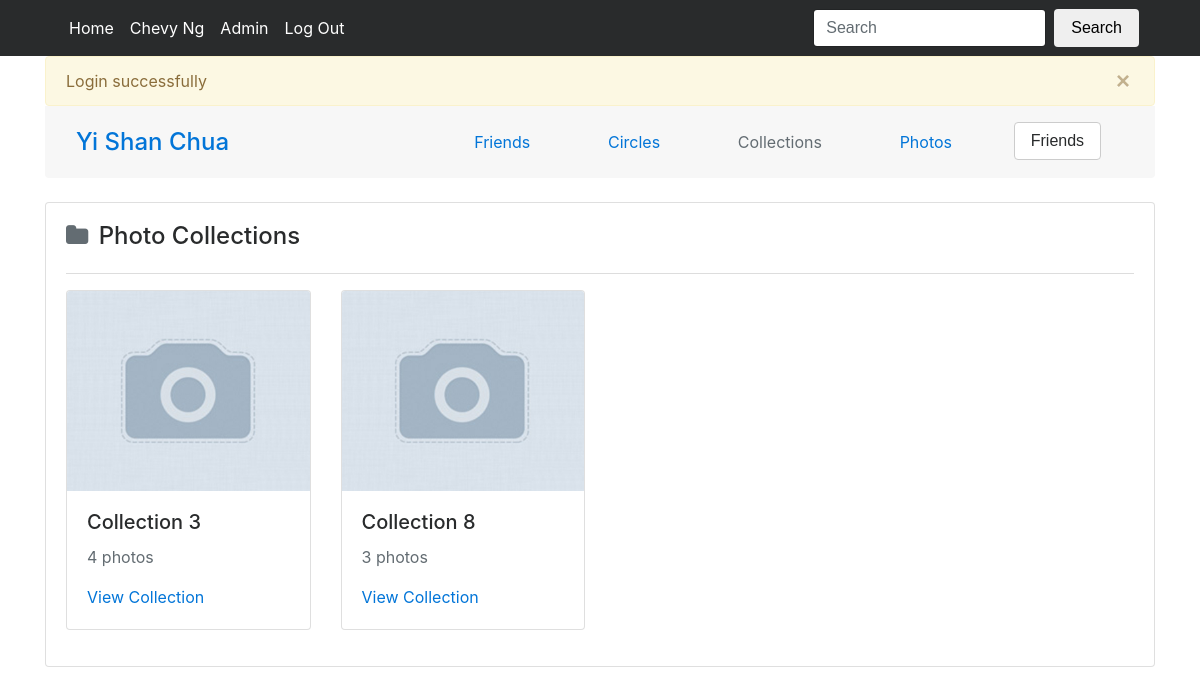
/2/collection (signed in), run on the app's committed database.
### tables this page shows
CREATE TABLE `user` (
	`userID` INT NOT NULL AUTO_INCREMENT,
	`first_name` VARCHAR(255) NOT NULL,
	`last_name` VARCHAR(255) NOT NULL,
	`email` VARCHAR(255) NOT NULL,
	`password` VARCHAR(255) NOT NULL,
	`privacy` TINYINT NOT NULL DEFAULT '1',
	`admin` TINYINT NOT NULL DEFAULT '0',
	`CREATED_AT` TIMESTAMP NOT NULL DEFAULT CURRENT_TIMESTAMP,
	`UPDATED_AT` TIMESTAMP NOT NULL,
	PRIMARY KEY (`userID`),
	UNIQUE (`email`)
);

CREATE TABLE `photoCollection` (
	`collectionID` INT NOT NULL AUTO_INCREMENT,
	`userID` INT NOT NULL,
	`accessRights` TINYINT NOT NULL DEFAULT '2',
	`CREATED_AT` TIMESTAMP NOT NULL DEFAULT CURRENT_TIMESTAMP,
	`UPDATED_AT` TIMESTAMP NOT NULL,
	PRIMARY KEY (`collectionID`),
	FOREIGN KEY (`userID`) REFERENCES `user`(`userID`) ON DELETE CASCADE ON UPDATE CASCADE
);

### application/controller/collection_controller.php (called while the page is built, shortened)
<?php
require_once APP . 'model/user.php';
require_once APP . 'model/collection.php';
class CollectionController
{
  function __construct()
  {
    if (isset($_SESSION['current_user'])) {
      $this->current_userID = $_SESSION['current_user']->userID;
    }
  }
  public function user_index($collection_userID)
  {
    $model = new User();
    $user = $model->find_by_id($collection_userID);
    if (can_access_user($this->current_userID, $collection_userID) == false) {
      $_SESSION['message'] = 'You dont have rights to view collections of ' . user_name($user->userID);
      Redirect(URL);
    }
    $is_friend = $model->is_friend($this->current_userID, $collection_userID);
    $model = new Collection();
    $collections_owned = $model->find_user_collection($collection_userID);
    require APP . 'view/_templates/header.php';
    require APP . 'view/collections/index.php';
    require APP . 'view/_templates/footer.php';
  }
}
?>

### public/index.php (called while the page is built, shortened)
<?php
require APP . 'libs/helper.php';
$app = new Application();
?>

### application/core/model.php (called while the page is built, shortened)
<?php
class Model
{
  private function openDatabaseConnection()
  {
    $options = array(PDO::ATTR_DEFAULT_FETCH_MODE => PDO::FETCH_OBJ, PDO::ATTR_ERRMODE => PDO::ERRMODE_WARNING);
    $this->db = new PDO(DB_TYPE . ':host=' . DB_HOST . ';dbname=' . DB_NAME . ';charset=' . DB_CHARSET, DB_USER, DB_PASS, $options);
  }
}
?>

### application/model/user.php (called while the page is built, shortened)
<?php
require_once APP . 'core/model.php';
class User extends Model
{
  public function find_by_id($userID)
  {
    $sql = "SELECT first_name, last_name, userID, email, password, privacy
            FROM user
            WHERE userID = :userID
            LIMIT 1";
    $query = $this->db->prepare($sql);
    $params = array(':userID' => $userID);
    $query->execute($params);
    return $query->fetch();
  }
  public function is_friend($userID,$userID_2)
  {
    $sql = "SELECT status
            FROM relationship
            WHERE
              (userID = :userID AND userID_2 = :userID_2)
              OR (userID = :userID_2  AND userID_2 = :userID)";
    $query = $this->db->prepare($sql);
    $params = array(':userID' => $userID,
                    ':userID_2' => $userID_2);
    $query->execute($params);
    return $query->fetch();
  }
}
?>

### application/libs/helper.php (called while the page is built, shortened)
<?php
function can_access_user($current_userID, $target_userID)
{
    require_once APP . 'model/user.php';
    $model = new User();
    $target_user = $model->find_by_id($target_userID);
    return true;
}
?>

### application/model/collection.php (called while the page is built, shortened)
<?php
require_once APP . 'core/model.php';
class Collection extends Model
{
  public function find_user_collection($userID)
  {
    $sql = "SELECT pc.collectionID, pc.accessRights, pc.userID, count(p.path) noOfPhotos, p.path coverPhoto
            FROM photoCollection pc
            LEFT JOIN
              (SELECT *
                FROM photo
                ORDER BY CREATED_AT DESC
              ) AS p
              ON pc.collectionID = p.collectionID
            WHERE pc.userID = :userID
            GROUP BY pc.collectionID";
    $query = $this->db->prepare($sql);
    $params = array(':userID' => $userID);
    $query->execute($params);
    return $query->fetchAll();
  }
}
?>

### application/view/collections/index.php (the view, shortened to what this page needs)
<?php require APP . 'view/users/profile_header.php'; ?>
<div class="card">
  <div class="card-block">
    <div class="row align-items-center mb-3">
      <div class="col-10"><h4><i class="fa fa-folder mr-1 text-muted" aria-hidden="true"></i> Photo Collections</h4></div>
      <div class="col-2 text-right">
      </div>
    </div>
    <div class="mt-3 mb-3" style="border-top: 1px solid #DDD;"></div>
      <?php if ($collections_owned != NULL) { ?>
        <div class="row">
        <?php foreach ($collections_owned as $collection) { ?>
            <div class="col-3">
              <div class="card mb-3">
                <img class="card-img-top" src="<?php echo $collection->coverPhoto ?>" onError="this.src='<?php echo URL ?>images/missing.jpg'" style="object-fit: cover; height: 200px;">
                <div class="card-block">
                  <h5 class="card-title">Collection <?php echo $collection->collectionID ?></h5>
                  <p class="card-text text-muted">
                    <?php echo $collection->noOfPhotos ?> photos
                  </p>
                  <a href="<?php echo URL; ?>collection/<?php echo $collection->collectionID ?>" class="card-link">View Collection</a>
                </div>
              </div>
            </div>
        <?php } ?>
      <?php } ?>
    </div>
  </div>
</div>

### application/view/users/profile_header.php (shortened to what this page needs)
<div class="row bg-faded align-items-center p-3 mb-4 ml-0 mr-0 rounded-bottom">
  <div class="col-4">
    <h4 class="mb-0"><a href="<?php echo URL . $user->userID ?>"><?php echo $user->first_name ?> <?php echo $user->last_name ?></a></h4>
  </div>
  <div class="col-8">
    <ul class="nav nav-fill">
      <li class="nav-item">
        <a class="nav-link <?php echo '' . (!isset($friend_userID) ? : 'text-muted') ?>" href="<?php echo URL . $user->userID ?>/friend">
          Friends
        </a>
      </li>
      <li class="nav-item">
        <a class="nav-link <?php echo '' . (!isset($circle_userID) ? : 'text-muted') ?>" href="<?php echo URL . $user->userID ?>/circle">
          Circles
        </a>
      </li>
      <li class="nav-item">
        <a class="nav-link <?php echo '' . (!isset($collection_userID) ? : 'text-muted') ?>" href="<?php echo URL . $user->userID ?>/collection">
          Collections
        </a>
      </li>
      <li class="nav-item">
        <a class="nav-link <?php echo '' . (!isset($photo_userID) ? : 'text-muted') ?>" href="<?php echo URL . $user->userID ?>/photo">
          Photos
        </a>
      </li>
      <?php if ($this->current_userID != $user->userID) { ?>
      <li class="nav-item">
      <?php if($is_friend != NULL) { ?>
        <?php if($is_friend->status == 0) { ?>
          <button class="btn btn-secondary">Friends</button>
        <?php } else if($is_friend->status == 1) { ?>
          <?php if($initiator->userID == $this->current_userID) { ?>
              <button class="btn btn-secondary">Friend Request sent</button>
          <?php } else { ?>
              <a class="btn btn-primary" href="<?php echo URL ?>user/accept_friendship?userID=<?php echo $user->userID ?>">Accept Friend Request</a>
              <a class="btn btn-secondary" href="<?php echo URL ?>user/reject_friendship?userID=<?php echo $user->userID ?>">Reject</a>
          <?php } ?>
        <?php } ?>
      <?php } else {?>
          <a class="btn btn-primary" href="<?php echo URL ?>user/add_friend?userID=<?php echo $user->userID ?>">Add Friend</a>
      <?php } ?>
      </li>
      <?php } ?>
    </ul>
  </div>
</div>

### data on the page
user: first_name "Yi Shan", last_name "Chua"
photocollection: collectionID "3", noOfPhotos "4"
photocollection: collectionID "8", noOfPhotos "3"

### other printed values
$this->current_user->first_name "Chevy"
$this->current_user->last_name "Ng"
$_SESSION['message'] "Login successfully"
